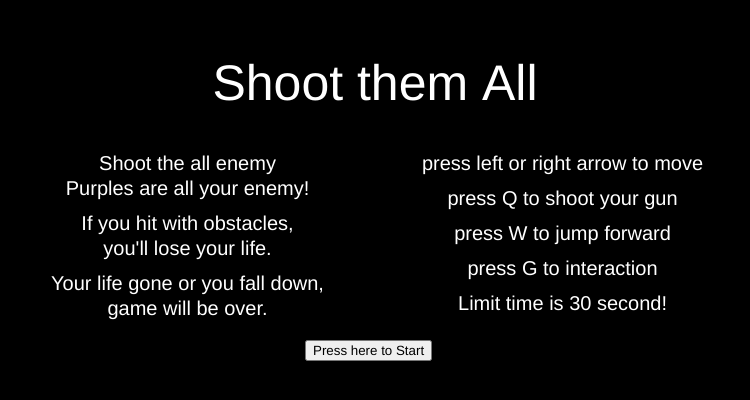
Frame 1 (no input)
Frame 60 (no input): identical to frame 1, image omitted
Frame 120 (the mouse pressed at the canvas centre since frame 60): identical to frame 1, image omitted

The p5.js sketch that drew this single still picture (run headless with seeded random() and noise() and a simulated clock; from frame 60 on, the mouse is pressed at the canvas centre):

// p5.js sketch
// ── sketch.js
let px = 140; py = 345;
let pwidth = 40, pheight = 60;
let pHP = 1;
let stage = 0;
let time ;
let time_limit = 30;
let stoptime;
let gametime;

let button;
let rbutton;

let ja = 0;
let jumping = 0;
let xja = 0;
let xjumping = 0;
let direction = 2;
let fallingvelocity = 1;

let handcannon;
let hx, hy;

let bulletx = -10, bullety = -10;
let bulletv = 0;;

let missile = [];

let enemy;
let ex = 375;
let ey = 349;
let ex2 = 630;
let ey2 = 188;
let ex3 = 30;
let ex4 = 700;
let ex5 = 150;
let exv = 1;
let exv2 = 1;
let exv4 = 7;
let exv5 = 4.5;

let hitcount = 0;

let interaction;

let t = 0;

function setup() {
  createCanvas(750, 400);
  rectMode(CENTER);
  textAlign(CENTER);
  background(0);
  textAlign(CENTER);
  fill(255);
  textSize(50);
  text('Shoot them All',width/2,height/2-100);
  textSize(20);
  text('Shoot the all enemy',width/4,height/2-30);
  text('Purples are all your enemy!',width/4,height/2-5);
  text('If you hit with obstacles,',width/4,height/2+30);
  text('you\'ll lose your life.',width/4,height/2+55);
  text('Your life gone or you fall down,',width/4,height/2+90);
  text('game will be over.',width/4,height/2+115);
  text('press left or right arrow to move',width*3/4,height/2-30);
  text('press Q to shoot your gun',width*3/4,height/2+5);
  text('press W to jump forward',width*3/4,height/2+40);
  text('press G to interaction',width*3/4,height/2+75);
  text('Limit time is 30 second!',width*3/4,height/2+110)
  button = createButton('Press here to Start');  
  rbutton = createButton('Click here to restart game');
  rbutton.hide();
  frameRate(60);

}

function draw() {
    button.center();
    button.position(width/2-70,height/2+140);
    button.mousePressed(start);
  if (stage == 1) {
    game();
  }
  time =  millis();
  
}

function move() {
  if(keyIsDown(LEFT_ARROW)){
    px -= 3;
  }
  if(keyIsDown(RIGHT_ARROW)){
    px += 3;
  }
}

function j() {
  py = py +jumping;
  jumping = jumping + ja;
  if(jumping == -7) {
    jumping = 0;
    ja = 0;
  }
  px = px + xjumping;
  xjumping = xjumping + xja;
  if(xjumping == -14||xjumping == 14) {
    xjumping = 0;
    xja = 0;
  }
  
}

function keyPressed() {
  if(keyCode === LEFT_ARROW){
    direction = 1;
  } else if(keyCode === RIGHT_ARROW){
    direction = 2;
  }

  // 1 = left, 2 = right

  // w-jump
  if(py == 349||py == 188) {
    if(keyCode === 87||keyCode === 119) {
      if(direction == 1) {
        ja --;
        xja--;

      } else if (direction == 2) { 
        ja--;
        xja++;
      }
    }
  }
  // g - interaction
  if(keyCode == 71 || keyCode == 103){
    if(interaction == 1) {
        py = 188;
    }
    if(interaction == 2) {
        py = 349;
    }
  }
  // q - shoot
  if(keyCode == 81||keyCode == 113) {
    if(direction == 1) {
      bulletx = hx;
      bullety = hy;
      bulletv = -2;
    }
    if(direction == 2) {
      bulletx = hx;
      bullety = hy;
      bulletv = 2;
    }
  }

}

function start() {
  stage = 1;
  px = 140; py = 345;
  pHP = 1;

  jumping = 0;
  ja = 0;
  xjumping = 0;
  xja = 0;

  bulletx = -10;
  bullety = -10;
  bulletv = 0;

  ex = 375;
  ey = 349;
  ex2 = 630;
  ey2 = 188;
  exv = 1;
  exv2 = 1;
  ex3 = 28;
  ex4 = 700;
  ex5 = 150;

  hitcount =0;

  stoptime = time;
}

function game() {
  button.hide();
  rbutton.hide();
  move();
  j();
  collision();

//platform
  rectMode(CENTER);
  background(222,184,135);
  stroke(0);
  strokeWeight(2);
  fill(222,159,110);
  rect(160,225,160,15);
  rect(375,225,120,15);
  rect(630,225,240,15);
  rect(110,386,220,15);
  rect(375,386,180,15);
  rect(640,386,220,15);

//ladder
  push();
  fill(150,100,90)
  rect(610,298,40,160.5);
  fill(222,184,135);
  rect(610,371,30,15);
  rect(610,341,30,15);
  rect(610,311,30,15);
  rect(610,281,30,15);
  rect(610,251,30,15);
  fill(222,159,110);
  rect(610,221,30,7);

  //interaction
  if(px>=595&&px<=625&&py==349) {
    interaction = 1;
  } else if(px>=595&&px<=625&&py==188) {
    interaction = 2;
  } else {
    interaction = 0;
  }
  if(interaction == 1) {
    push();
    fill(0,255,255);
    textSize(15);
    text('press G to go up',px,py-40);
    pop();
  }
  if(interaction == 2) {
    push();
    fill(0,255,255);
    textSize(15);
    text('press G to go down',px,py-40);
    pop();
  }

    //gravity
    if(py<=height) {
      py = py + fallingvelocity;
      fallingvelocity = 1;
    } 
    if(80<px&&240>px&&py>=225-37.5&&py<=225-37){
      py = py;
      fallingvelocity = 0;
      jumpcounter = 0;
    } else if(315<px&&px<435&&py>=225-37.5&&py<=225-37){
      py = py;
      fallingvelocity = 0;
    } else if(px>510&&py>=225-37.5&&py<=225-37) {
      py = py;
      fallingvelocity = 0;
    } 
    if(225>px&&py>=386-37.5&&py<=386-37){
      py = py;
      fallingvelocity = 0;
    } else if(270<px&&px<465&&py>=386-37.5&&py<=386-37){
      py = py;
      fallingvelocity = 0;
    } else if(px>530&&py>=386-37.5&&py<=386-37) {
      py = py;
      fallingvelocity = 0;
    } 

    if(py == 401) {
      pHP = 0;
    }

    //collision
    if(px<242&&py>386-33&&px<width/2) {
      px = 242;
    }
    if(px>=262&&py>386-33) {
      if(px>0&&px<width/2)
        px = 262;
    }
    if(px<=486&&py>386-33) {
      if(px > width/2) {
        px = 486;
      }
    }
    if(px>=508&&py>386-33) {
      px = 508
    } 

    if(px-25 < 0) {
      px = 25;
    }
    if(px+25 >width) {
      px = width-25;
    }
    if(py-45 < 0) {
      py +=3;
    }

    if(px>=58&&py>225-33&&py<225+37.5) {
      if(px<=200) {
      px = 58;
      }
    }
    if(px<=262&&py>225-33&&py<225+37.5) {
      if(px>=200&&px<=280) {
      px = 262;
      }
    }
    if(px>=293&&py>225-33&&py<225+37.5) {
      if(px>=280&&px<=400) {
      px = 293;
      }
    }
    if(px<=457&&py>225-33&&py<225+37.5) {
      if(px>=400&&px<=460) {
      px = 457;
      }
    }
    if(px>=488&&py>225-33&&py<225+37.5) {
      if(px>=460&&px<=590) {
        px = 488;
      }
    }

//character
  push();
  noStroke();
  fill(230);
  rectMode(CENTER);
  rect(px,py,pwidth,pheight);
  fill(255,0,0);
  rect(px,py+14,40,32)
  fill(0);
  rect(px-16,py+2,8,8);
  rect(px-16,py+18,8,8);
  rect(px-8,py+10,8,8);
  rect(px-8,py+26,8,8);
  rect(px,py+2,8,8);
  rect(px,py+18,8,8);
  rect(px+8,py+10,8,8);
  rect(px+8,py+26,8,8);
  rect(px+16,py+2,8,8);
  rect(px+16,py+18,8,8);
  pop();

  //handcannon
  hy = py + 10;
  if(direction == 1) {
    hx = px -20;
  }
  if(direction == 2) {
    hx = px + 20;
  }
  push();
  noStroke();
  fill(255,255,0);
  rect(hx,hy,15,10);
  pop();
  
  //bullet
  push();
  fill(0,255,0);
  rect(bulletx,bullety,8,8);
  pop();
  bulletx = bulletx + bulletv;
  if(bulletx >= px+54||bulletx <= px-54) {
    bulletx = -10;
    bullety = -10;
    bulletv = 0;
  }

  //missile
  if(random(1) <0.008) {
    missile.push(new Missile());
  }

  for(let m of missile) {
    m.move();
    if(m.show()) {
      pHP = 0;
    }

    if(m.show2()) {
      pHP = 0;
    }
  }

  //enemy
   push();
   noStroke();
   fill(255,0,255);
   rect(ex,ey,40,60);
   rect(ex2,ey2,40,60);
   rect(ex3,ey,40,60);
   rect(ex4,ey,40,60);
   rect(ex5,ey2,40,60);
   pop();
   ex += exv;
   ex2 += exv2;
   ex4 += exv4;
   ex5 += exv5;
   if(ex > 400||ex<350) {
    exv *=-1;
   }
   if(ex2>670||ex2<590) {
    exv2 *=-1;
   }
   if(ex4 > width-15||ex4<660) {
    exv4 *= -1;
   }
   if(ex5>220||ex5<100) {
    exv5 *= -1;
   }

   //HP
   push();
   fill(0,255,255);
   noStroke();
   textSize(20);
   text('HP : '+pHP,50,25)
   //timer
   stoptime = stoptime;
   gametime = int((time - stoptime)/1000);
   text('Time : '+ (time_limit - gametime),150,25);
   pop();
  
   if(time_limit-gametime == 0) {
    pHP = -1;
   }
   //time over
   if(pHP == -1) {
    push();
    rectMode(CENTER);
    noStroke();
    fill(0,190);
    rect(width/2,height/2,width,height);
    fill(0,250);
    rect(width/2,height/2,width*3/4,height);
    fill(255);
    textSize(50);
    text('Time Over',width/2, height*1/4);
    textSize(25);
    text('Tip : Time Limit is 30 second.',width/2,height/2);
    pop();
    gameend();
   }
  //game over
  if(pHP == 0) {
    t = random([1,2,3,4,5]);
    if(t == 1) {
      t = 'You can use ladder to teleport upstair'
    }
    if(t == 2) {
      t = 'Move faster using both arrow and W!'
    }
    if(t == 3) {
      t = 'Watch your head! Watch out for missiles.'
    }
    if(t == 4) {
      t = 'The bullet is short,but it\'s up to you'
    }
    if(t == 5) {
      t = 'Missiles don\'t disappear even \'game over\''
    }
    push();
    rectMode(CENTER);
    noStroke();
    fill(0,190);
    rect(width/2,height/2,width,height);
    fill(0,250);
    rect(width/2,height/2,width*3/4,height);
    fill(255);
    textSize(50);
    text('Game Over',width/2, height*1/4);
    textSize(25);
    text('Tip : '+ t,width/2,height/2);
    pop();
    gameend();
  }

  //game clear
  if(hitcount == 5) {
    push();
    rectMode(CENTER);
    noStroke();
    fill(0,190);
    rect(width/2,height/2,width,height);
    fill(0,250);
    rect(width/2,height/2,width/2,height);
    fill(0,0,255);
    textSize(50);
    text('Clear!',width/2, height/2-20);
    textSize(30);
    fill(255);
    text('Time left : '+(time_limit - gametime),width/2,height/2+30);
    text('Try to clear it faster!',width/2,height/2+70);
    pop();
    gameend();
  }

  noFill();
  stroke(0);
  strokeWeight(15);
  rect(width/2,height/2,width,height);
}

function collision() {
  //bullet-enemy
  if(bullety>301&&bullety<375&&dist(bulletx,bullety,ex,bullety)<38) {
    ex = -100;
    bulletx = -10;
    hitcount ++;
  }
  if(bullety>301&&bullety<375&&dist(bulletx,bullety,ex3,bullety)<38) {
    ex3 = -100;
    bulletx = -10;
    hitcount++;
  }
  if(bullety>301&&bullety<375&&dist(bulletx,bullety,ex4,bullety)<38) {
    ex4 = -100;
    bulletx = -10;
    hitcount++;
  }
  if(bullety>140&&bullety<226&&dist(bulletx,bullety,ex2,bullety)<38) {
    ex2 = -100;
    bulletx = -10;
    hitcount++;
  }
  if(bullety>140&&bullety<226&&dist(bulletx,bullety,ex5,bullety)<38) {
    ex5 = -100;
    bulletx = -10;
    hitcount++;
  }

  //enemy-player
  if(px-20>=ex3-20&&px-20<=ex3+20||px+20>=ex3-20&&px+20<=ex3+20) {
    if(py+30>=ey-30) {
      pHP = 0;
    }
  }
  if(px-20>=ex-20&&px-20<=ex+20||px+20>=ex-20&&px+20<=ex+20) {
    if(py+30>=ey-30) {
      pHP = 0;
    }
  }
  if(px-20>=ex4-20&&px-20<=ex4+20||px+20>=ex4-20&&px+20<=ex4+20) {
    if(py+30>=ey-30) {
      pHP = 0;
    }
  }
  if(px-20>=ex2-20&&px-20<=ex2+20||px+20>=ex2-20&&px+20<=ex2+20) {
    if(py-30<=ey2+30) {
      pHP = 0;
    }
  }
  if(px-20>=ex5-20&&px-20<=ex5+20||px+20>=ex5-20&&px+20<=ex5+20) {
    if(py-30<=ey2+30) {
      pHP = 0;
    }
  }

}

function gameend() {
  stage = 0;
  rbutton.position(width/2-80,height*3/4);
  rbutton.show();
  rbutton.mousePressed(start);
}
// ── missile.js

class Missile{
    constructor(){
        this.x = width;
        this.y = 300;
        this.x2 = -width;
        this.y2 = 136;
    }
    move() {
        this.x -= 4;
        this.x2 += 4; 
        push();
        noStroke();
        fill(150);
        ellipse(this.x-20,this.y,20);
        rect(this.x,this.y,40,20);
        pop();
        push();
        noStroke();
        fill(150);
        ellipse(this.x2+20,this.y2,20);
        rect(this.x2,this.y2,40,20);
        pop();
    }
    show() {
        let b = false;
        return b = (px-20>=this.x-20&&px-20<=this.x+20&&py-30<=this.y+10&&py+30>=this.y-10||px+20>=this.x-20&&px+20<=this.x+20
            &&py-30<=this.y+10&&py+30>=this.y-10);
    }
    
    show2() {
        let b2 = false;
        return b2 = (px-20>=this.x2-20&&px-20<=this.x2+20&&py-30<=this.y2+10&&py+30>=this.y2-10||px+20>=this.x2-20&&px+20<=this.x2+20
            &&py-30<=this.y2+10&&py+30>=this.y2-10);
    }
}
